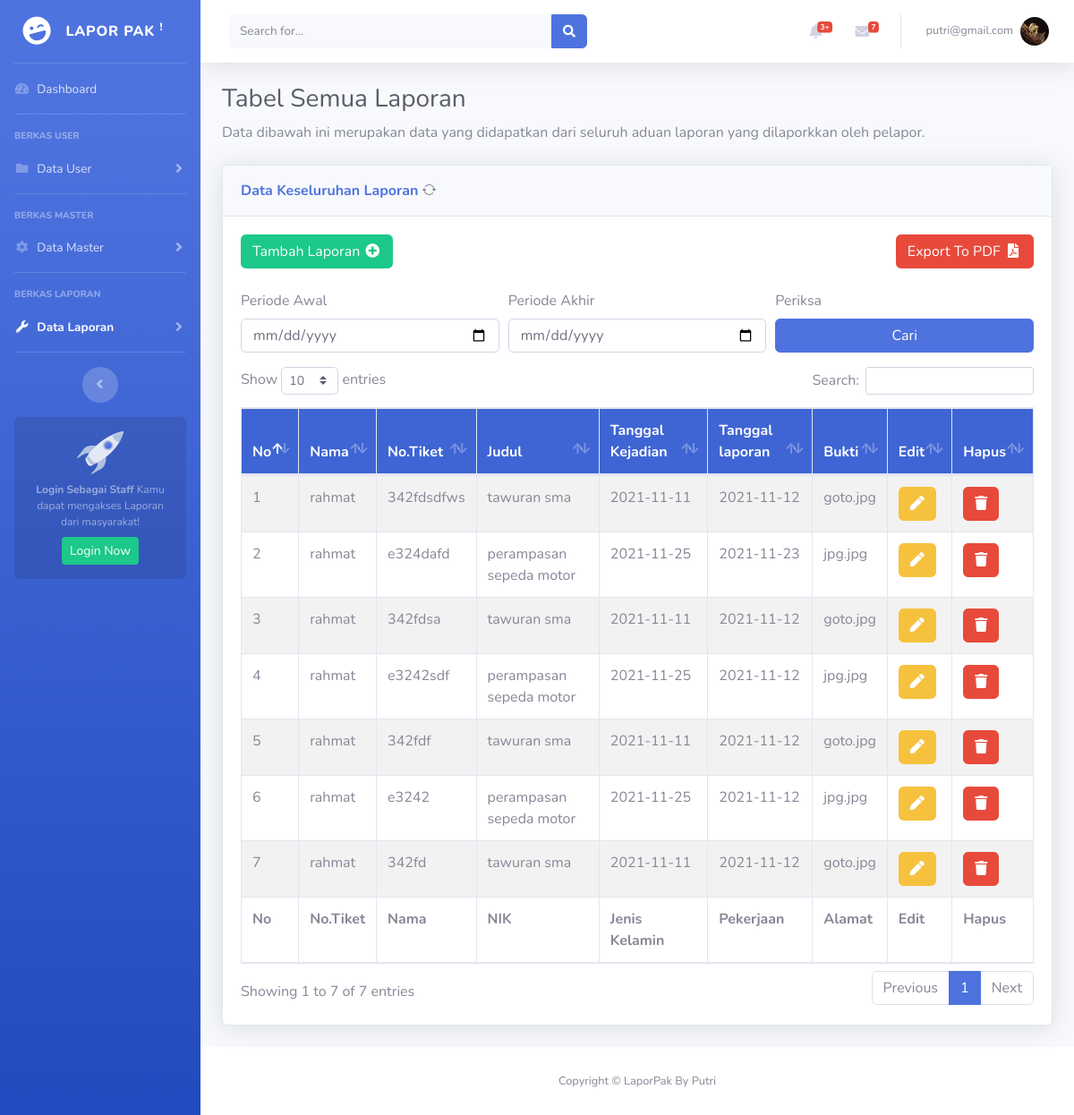
Screenshot of /superadmin/laporan-semua.php (signed in) with the database file from the repository.
### tables this page shows
CREATE TABLE `detail_laporan` (
  `id_detail_laporan` int(11) NOT NULL,
  `id_klasifikasi` int(11) NOT NULL,
  `no_tiket` varchar(300) NOT NULL,
  `judul_laporan` text NOT NULL,
  `isi_laporan` text NOT NULL,
  `id_user` int(11) NOT NULL,
  `tanggal_kejadian` date NOT NULL,
  `lokasi_kejadian` text NOT NULL,
  `tanggal` date NOT NULL,
  `saksi` varchar(100) NOT NULL,
  `lampiran_bukti` text NOT NULL
);

CREATE TABLE `user` (
  `id_user` int(11) NOT NULL,
  `email` varchar(100) NOT NULL,
  `nama` varchar(100) NOT NULL,
  `jenis_kelamin` varchar(100) NOT NULL,
  `nik` int(200) NOT NULL,
  `alamat` text NOT NULL,
  `tmp_lahir` varchar(300) NOT NULL,
  `tgl_lahir` date NOT NULL,
  `no_tlp` varchar(15) NOT NULL,
  `agama` varchar(100) NOT NULL,
  `pekerjaan` varchar(100) NOT NULL,
  `foto` varchar(300) NOT NULL
);

### superadmin/laporan-semua.php (the view)
<?php
$page = "semua";
include 'header.php';
?>
<div class="container-fluid">
    <h1 class="h3 mb-2 text-gray-800">Tabel Semua Laporan</h1>
    <p class="mb-4">Data dibawah ini merupakan data yang didapatkan dari seluruh aduan laporan yang dilaporkkan oleh pelapor.</p>
    <div class="card shadow mb-4">
        <div class="card-header py-3">
            <a class="form-row d-flex justify-left">
                <a href="laporan-semua.php" class="m-0 font-weight-bold text-primary wa-20 ">Data Keseluruhan Laporan</a>
                <i class="bi bi-arrow-repeat"></i>
            </a>
        </div>
        <div class="card-body">
            <div class="table-responsive table-striped">
                <div class="d-flex justify-content-between">
                    <a class="btn btn-success w-15 " href="form-add-laporan.php">Tambah Laporan <i class="fas fa-fw fa-plus-circle"></i>
                    </a>
                    <a class="btn btn-danger w-15 " href="">Export To PDF <i class="fas fa-fw fa-file-pdf"></i>
                    </a>
                </div>
                <br>
                <form action="laporan-semua.php" method="get">
                    <div class="form-row">
                        <div class="form-group col-sm-4">
                            <label for="p_awal">Periode Awal</label>
                            <input type="date" class="form-control" name="p_awal" id="p_awal">
                        </div>
                        <div class="form-group col-sm-4">
                            <label for="p_akhir">Periode Akhir</label>
                            <input type="date" class="form-control" name="p_akhir" id="p_akhir">
                        </div>
                        <div class="form-group col-sm-4">
                            <label for="p_akhir">Periksa</label>
                            <input class="btn btn-primary btn-block  " name="mencari " type="submit" value="Cari">
                        </div>
                </form>
            </div>
            <table class="table table-bordered" id="dataTable" width="100%" cellspacing="0">
                <thead style="background-color: #3f65d4; color: #FFFFFF;">
                    <tr>
                        <th>No</th>
                        <th>Nama</th>
                        <th>No.Tiket</th>
                        <th>Judul</th>
                        <th>Tanggal Kejadian</th>
                        <th>Tanggal laporan</th>
                        <th>Bukti</th>
                        <th>Edit</th>
                        <th>Hapus</th>
                    </tr>
                <tfoot>
                    <tr>
                        <th>No</th>
                        <th>No.Tiket</th>
                        <th>Nama</th>
                        <th>NIK</th>
                        <th>Jenis Kelamin</th>
                        <th>Pekerjaan</th>
                        <th>Alamat</th>
                        <th>Edit</th>
                        <th>Hapus</th>
                    </tr>
                </tfoot>
                <tbody>
                    <?php
                    include "../koneksi.php";
                    if (isset($_GET['p_awal']) && isset($_GET['p_akhir'])) {
                        $query = mysqli_query($konek, "SELECT * FROM detail_laporan WHERE tanggal BETWEEN '" . $_GET['p_awal'] . "' and '" . $_GET['p_akhir'] . "'") or die("SQL Anda Salah");
                    } else {
                        $sql = "SELECT d.*, u.* FROM detail_laporan d JOIN user u WHERE d.id_user = u.id_user group by d.id_detail_laporan DESC";
                        $query = mysqli_query($konek, $sql) or die("SQL Anda Salah");
                    }
                    $nomor = 0;
                    while ($data = mysqli_fetch_array($query)) {
                        $nomor++;
                    ?>
                        <tr>
                            <td><?= $nomor ?></td>
                            <td><?= $data['nama'] ?></td>
                            <td><?= $data['no_tiket'] ?></td>
                            <td><?= $data['judul_laporan'] ?></td>
                            <td><?= $data['tanggal_kejadian'] ?></td>
                            <td><?= $data['tanggal'] ?></td>
                            <td><?= $data['lampiran_bukti'] ?></td>
                            <td><a href='form-update-laporan.php?no_tiket=<?php echo $data['no_tiket']; ?>' class='btn btn-warning '><i class="fas fa-pen"></i></a>
                            </td>
                            <td><a href='delete/laporan.php?no_tiket=<?php echo $data['no_tiket']; ?>' class='btn btn-danger '><i class="fas fa-trash"></i></a>
                            </td>
                        </tr>
                    <?php } ?>
                </tbody>
            </table>
        </div>
    </div>
</div>
</div>
</div>
<?php
include 'footer.php';
?>

### superadmin/header.php (shortened to what this page needs)
<?php
$email = $_SESSION['email'];
$foto = $_SESSION['foto'];
?>
<!DOCTYPE html>
<html lang="en">
<head>
    <link href="../Boostrap/boostrap/vendor/fontawesome-free/css/all.min.css" rel="stylesheet" type="text/css">
    <link rel="stylesheet" href="https://cdn.jsdelivr.net/npm/bootstrap-icons@1.7.0/font/bootstrap-icons.css">
    <link href="../Boostrap/boostrap/css/sb-admin-2.min.css" rel="stylesheet">
    <link href="../Boostrap/boostrap/vendor/datatables/dataTables.bootstrap4.min.css" rel="stylesheet">
</head>
<body id="page-top">
    <div id="wrapper">
        <ul class="navbar-nav bg-gradient-primary sidebar sidebar-dark accordion" id="accordionSidebar">
            <a class="sidebar-brand d-flex align-items-center justify-content-center" href="index.php">
                <div class="sidebar-brand-icon rotate-n-15">
                    <i class="fas fa-laugh-wink"></i>
                </div>
                <div class="sidebar-brand-text mx-3">LAPOR PAK <sup>!</sup></div>
            </a>
            <hr class="sidebar-divider my-0">
            <li class="nav-item <?php if ($page == "index") echo "active"; ?>">
                <a class="nav-link" href="index.php">
                    <i class="fas fa-fw fa-tachometer-alt"></i>
                    <span>Dashboard</span></a>
            </li>
            <hr class="sidebar-divider">
            <div class="sidebar-heading">
                Berkas User
            </div>
            <li class="nav-item <?php if ($page == "staff") {
                                    echo "active";
                                } elseif ($page == "kepala") {
                                    echo "active";
                                } elseif ($page == "user") {
                                    echo "active";
                                } elseif ($page == "su") {
                                    echo "active";
                                } else {
                                    echo "";
                                } ?>">
                <a class="nav-link collapsed" data-toggle="collapse" data-target="#collapsePages" aria-expanded="true" aria-controls="collapsePages">
                    <i class="fas fa-fw fa-folder"></i>
                    <span>Data User</span>
                </a>
            </li>
            <hr class="sidebar-divider">
            <div class="sidebar-heading">
                Berkas Master
            </div>
            <li class="nav-item">
                <a class="nav-link collapsed" href="#" data-toggle="collapse" data-target="#collapseTwo" aria-expanded="true" aria-controls="collapseTwo">
                    <i class="fas fa-fw fa-cog"></i>
                    <span>Data Master</span>
                </a>
            </li>
            <hr class="sidebar-divider">
            <div class="sidebar-heading">
                Berkas Laporan
            </div>
            <li class="nav-item <?php if ($page == "semua") {
                                    echo "active";
                                } elseif ($page == "hari") {
                                    echo "active";
                                } elseif ($page == "minggu") {
                                    echo "active";
                                } elseif ($page == "bulan") {
                                    echo "active";
                                } elseif ($page == "tahun") {
                                    echo "active";
                                } else {
                                    echo "";
                                } ?>">
                <a class="nav-link collapsed" href="#" data-toggle="collapse" data-target="#collapseUtilities" aria-expanded="true" aria-controls="collapseUtilities">
                    <i class="fas fa-fw fa-wrench"></i>
                    <span>Data Laporan</span>
                </a>
            </li>
            <hr class="sidebar-divider d-none d-md-block">
            <div class="text-center d-none d-md-inline">
                <button class="rounded-circle border-0" id="sidebarToggle"></button>
            </div>
            <div class="sidebar-card d-none d-lg-flex">
                <img class="sidebar-card-illustration mb-2" src="img/undraw_rocket.svg" alt="...">
                <p class="text-center mb-2"><strong>Login Sebagai Staff</strong> Kamu dapat mengakses Laporan dari
                    masyarakat!</p>
                <a class="btn btn-success btn-sm" href="index.php">Login Now</a>
            </div>
        </ul>
        <div id="content-wrapper" class="d-flex flex-column">
            <div id="content">
                <nav class="navbar navbar-expand navbar-light bg-white topbar mb-4 static-top shadow">
                    <form class="d-none d-sm-inline-block form-inline mr-auto ml-md-3 my-2 my-md-0 mw-100 navbar-search">
                        <div class="input-group">
                            <input type="text" class="form-control bg-light border-0 small" placeholder="Search for..." aria-label="Search" aria-describedby="basic-addon2">
                            <div class="input-group-append">
                                <button class="btn btn-primary" type="button">
                                    <i class="fas fa-search fa-sm"></i>
                                </button>
                            </div>
                        </div>
                    </form>
                    <ul class="navbar-nav ml-auto">
                        <li class="nav-item dropdown no-arrow mx-1">
                            <a class="nav-link dropdown-toggle" href="#" id="alertsDropdown" role="button" data-toggle="dropdown" aria-haspopup="true" aria-expanded="false">
                                <i class="fas fa-bell fa-fw"></i>
                                <span class="badge badge-danger badge-counter">3+</span>
                            </a>
                        </li>
                        <li class="nav-item dropdown no-arrow mx-1">
                            <a class="nav-link dropdown-toggle" href="#" id="messagesDropdown" role="button" data-toggle="dropdown" aria-haspopup="true" aria-expanded="false">
                                <i class="fas fa-envelope fa-fw"></i>
                                <span class="badge badge-danger badge-counter">7</span>
                            </a>
                        </li>
                        <li class="nav-item dropdown no-arrow">
                            <a class="nav-link dropdown-toggle" href="#" id="userDropdown" role="button" data-toggle="dropdown" aria-haspopup="true" aria-expanded="false">
                                <span class="mr-2 d-none d-lg-inline text-gray-600 small"><?= $email ?></span>
                                <img class="img-profile rounded-circle" src="../assets/img/foto/<?= $foto ?>">
                            </a>
                        </li>
                    </ul>
                </nav>

### superadmin/footer.php (shortened to what this page needs)
<footer class="sticky-footer bg-white">
    <div class="container my-auto">
        <div class="copyright text-center my-auto">
            <span>Copyright &copy; LaporPak By Putri</span>
        </div>
    </div>
</footer>
</div>
</body>
</html>

### rows the page displays
detail_laporan: user.nama "rahmat", no_tiket "342fdsdfws", judul_laporan "tawuran sma", tanggal_kejadian "2021-11-11", tanggal "2021-11-12", lampiran_bukti "goto.jpg"
detail_laporan: user.nama "rahmat", no_tiket "e324dafd", judul_laporan "perampasan sepeda motor", tanggal_kejadian "2021-11-25", tanggal "2021-11-23", lampiran_bukti "jpg.jpg"
detail_laporan: user.nama "rahmat", no_tiket "342fdsa", judul_laporan "tawuran sma", tanggal_kejadian "2021-11-11", tanggal "2021-11-12", lampiran_bukti "goto.jpg"
detail_laporan: user.nama "rahmat", no_tiket "e3242sdf", judul_laporan "perampasan sepeda motor", tanggal_kejadian "2021-11-25", tanggal "2021-11-12", lampiran_bukti "jpg.jpg"
detail_laporan: user.nama "rahmat", no_tiket "342fdf", judul_laporan "tawuran sma", tanggal_kejadian "2021-11-11", tanggal "2021-11-12", lampiran_bukti "goto.jpg"
detail_laporan: user.nama "rahmat", no_tiket "e3242", judul_laporan "perampasan sepeda motor", tanggal_kejadian "2021-11-25", tanggal "2021-11-12", lampiran_bukti "jpg.jpg"
detail_laporan: user.nama "rahmat", no_tiket "342fd", judul_laporan "tawuran sma", tanggal_kejadian "2021-11-11", tanggal "2021-11-12", lampiran_bukti "goto.jpg"

### other values shown
$email "putri@gmail.com"
